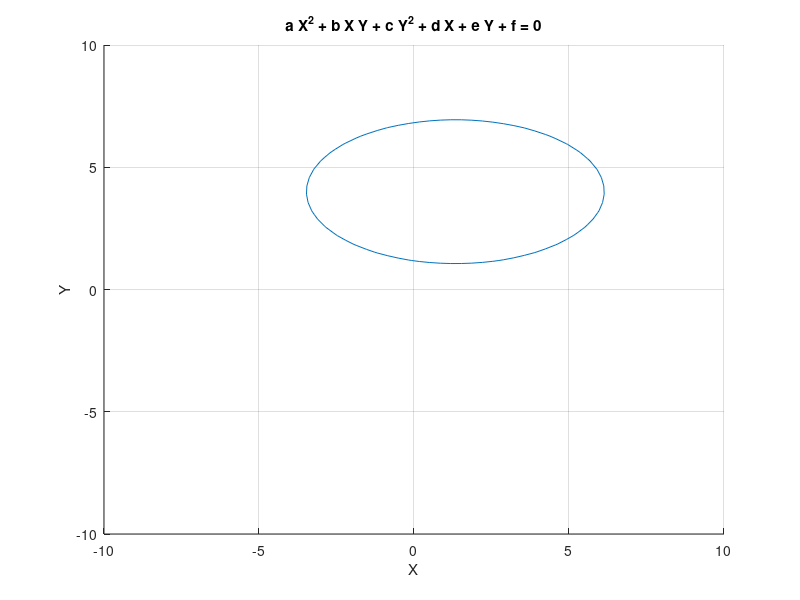
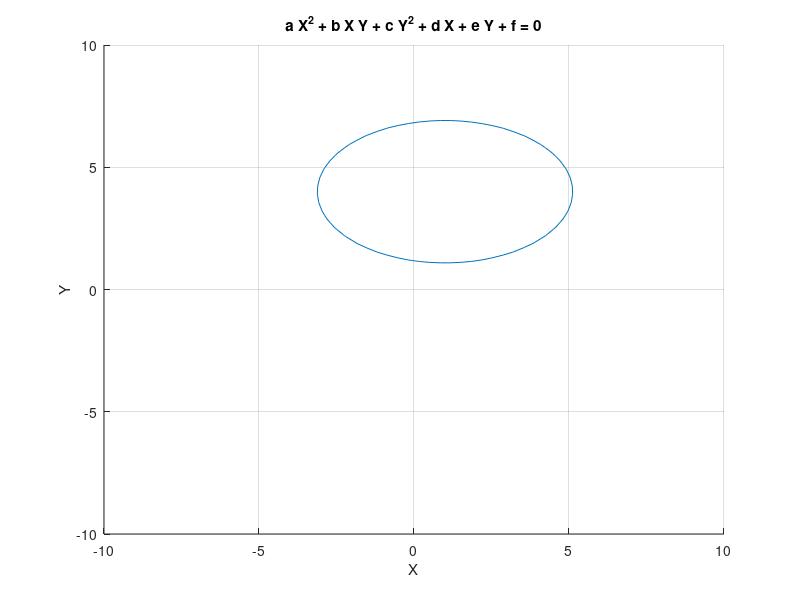
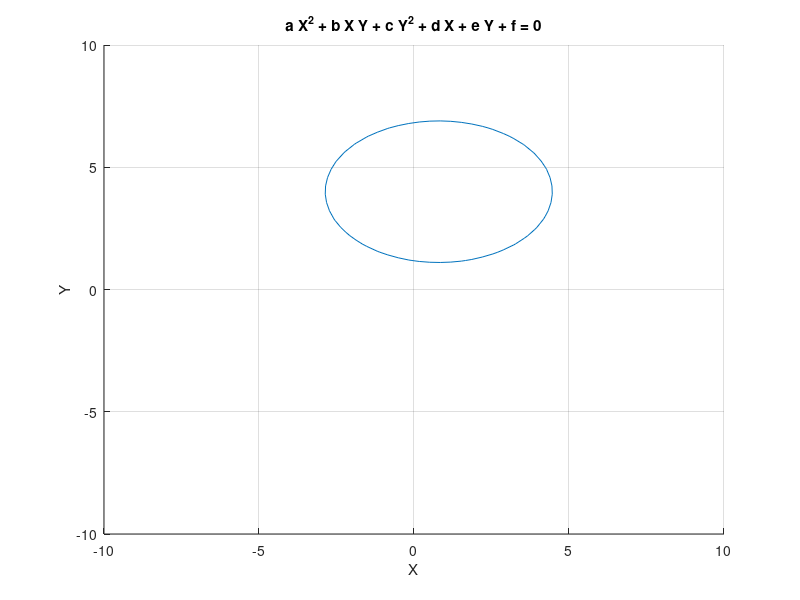
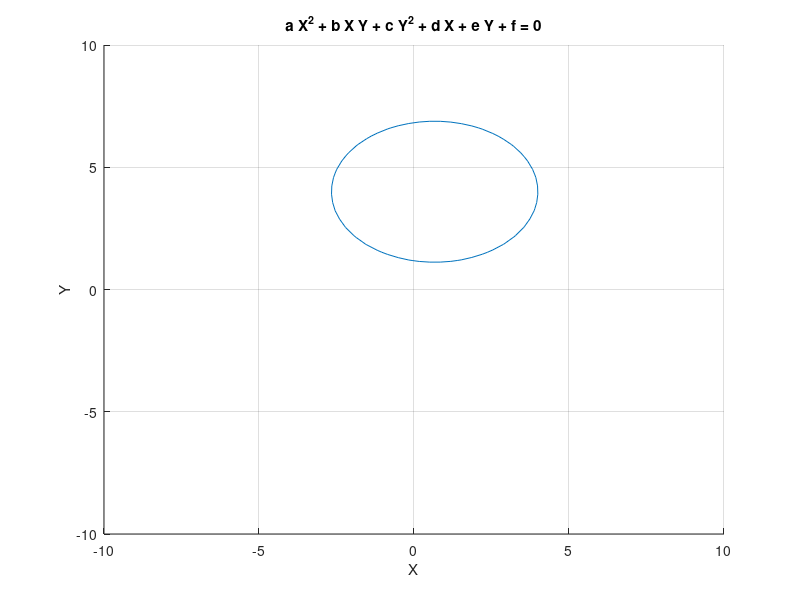

These figures' MATLAB source, in order:
a = 1;
b = 0;
c = 4;
d = -4;
e = -32;
f = 32;

#Intervalos do grafico
x1 = -10;
x2 = 10;
y1 = -10;
y2 = 10;

imgc = 0;
#Varia??o A
while a<10
   hold on
   grid on
   a+=0.5;
   h = ezplot(@(X,Y) a.*X.^2 + b.*X.*Y + c.*Y.^2 + d.*X + e.*Y + f,[x1 x2 y1 y2]);
   #text(0,9,"Varia??o do coeficiente A");
   saveas(gcf(), strcat("img/a/aplus",num2str(imgc++)), "jpg");
   pause(0.1);
   clf;
end
a = 1;
imgc = 0;
while a>-10
   hold on
   grid on
   a-=0.5;
   ezplot(@(X,Y) a.*X.^2 + b.*X.*Y + c.*Y.^2 + d.*X + e.*Y + f,[x1 x2 y1 y2]);
   #text(0,10,"Varia??o do coeficiente A");
   saveas(gcf(), strcat("img/a/aminus",num2str(imgc++)), "jpg");
   pause(0.1);
   clf;
end
a = 1;
imgc = 0;
#Varia??o B
while b<9
  hold on
  grid on
  b+=0.3;
  ezplot(@(X,Y) a.*X.^2 + b.*X.*Y + c.*Y.^2 + d.*X + e.*Y + f,[x1 x2 y1 y2]);
  #text(0,10,"Varia??o do coeficiente B");
  saveas(gcf(), strcat("img/b/bplus",num2str(imgc++)), "jpg");
  pause(0.1);
  clf;
end
b = 0;
imgc = 0;
while b>-12
  hold on
  grid on
  b-=0.3;
  ezplot(@(X,Y) a.*X.^2 + b.*X.*Y + c.*Y.^2 + d.*X + e.*Y + f,[x1 x2 y1 y2]);
  #text(0,10,"Varia??o do coeficiente B");
  saveas(gcf(), strcat("img/b/bminus",num2str(imgc++)), "jpg");
  pause(0.1);
  clf;
end
b = 0;
imgc = 0;
#Varia??o C
while c<5
  hold on
  grid on
  c+=0.1;
  ezplot(@(X,Y) a.*X.^2 + b.*X.*Y + c.*Y.^2 + d.*X + e.*Y + f,[x1 x2 y1 y2]);
  #text(0,10,"Varia??o do coeficiente C");
  saveas(gcf(), strcat("img/c/cplus",num2str(imgc++)), "jpg");
  pause(0.1);
  clf;
end
c = 4;
imgc = 0;
while c>3
  hold on
  grid on
  c-=0.1;
  ezplot(@(X,Y) a.*X.^2 + b.*X.*Y + c.*Y.^2 + d.*X + e.*Y + f,[x1 x2 y1 y2]);
  #text(0,10,"Varia??o do coeficiente C");
  saveas(gcf(), strcat("img/c/cminus",num2str(imgc++)), "jpg");
  pause(0.1);
  clf;
end
c = 4;
imgc = 0;
#Varia??o D
while d<5
  hold on
  grid on
  d+=0.4;
  ezplot(@(X,Y) a.*X.^2 + b.*X.*Y + c.*Y.^2 + d.*X + e.*Y + f,[x1 x2 y1 y2]);
  #text(0,10,"Varia??o do coeficiente D");
  saveas(gcf(), strcat("img/d/dplus",num2str(imgc++)), "jpg");
  pause(0.1);
  clf;
end
d = -4;
imgc = 0;
while d>-12
  hold on
  grid on
  d-=0.4;
  ezplot(@(X,Y) a.*X.^2 + b.*X.*Y + c.*Y.^2 + d.*X + e.*Y + f,[x1 x2 y1 y2]);
  #text(0,10,"Varia??o do coeficiente D");
  saveas(gcf(), strcat("img/d/dminus",num2str(imgc++)), "jpg");
  pause(0.1);
  clf;
end
d = -4;
imgc = 0;
#Varia??o E
while e<-26
  hold on
  grid on
  e+=0.3;
  ezplot(@(X,Y) a.*X.^2 + b.*X.*Y + c.*Y.^2 + d.*X + e.*Y + f,[x1 x2 y1 y2]);
  #text(0,10,"Varia??o do coeficiente E");
  saveas(gcf(), strcat("img/e/eplus",num2str(imgc++)), "jpg");
  pause(0.1);
  clf;
end
e = -32;
imgc = 0;
while e>-40
  hold on
  grid on
  e-=0.3;
  ezplot(@(X,Y) a.*X.^2 + b.*X.*Y + c.*Y.^2 + d.*X + e.*Y + f,[x1 x2 y1 y2]);
  #text(0,10,"Varia??o do coeficiente E");
  saveas(gcf(), strcat("img/e/eminus",num2str(imgc++)), "jpg");
  pause(0.1);
  clf;
end
e = -32;
imgc = 0;
#Varia??o F
while f>10
  hold on
  grid on
  f-=1;
  ezplot(@(X,Y) a.*X.^2 + b.*X.*Y + c.*Y.^2 + d.*X + e.*Y + f,[x1 x2 y1 y2]);
  #text(0,10,"Varia??o do coeficiente F");
  saveas(gcf(), strcat("img/f/fminus",num2str(imgc++)), "jpg");
  pause(0.1);
  clf;
end
f = 32;
imgc = 0;
while f<50
  hold on
  grid on
  f+=1;
  ezplot(@(X,Y) a.*X.^2 + b.*X.*Y + c.*Y.^2 + d.*X + e.*Y + f,[x1 x2 y1 y2]);
  #text(0,10,"Varia??o do coeficiente F");
  saveas(gcf(), strcat("img/f/fplus",num2str(imgc++)), "jpg");
  pause(0.1);
  clf;
end